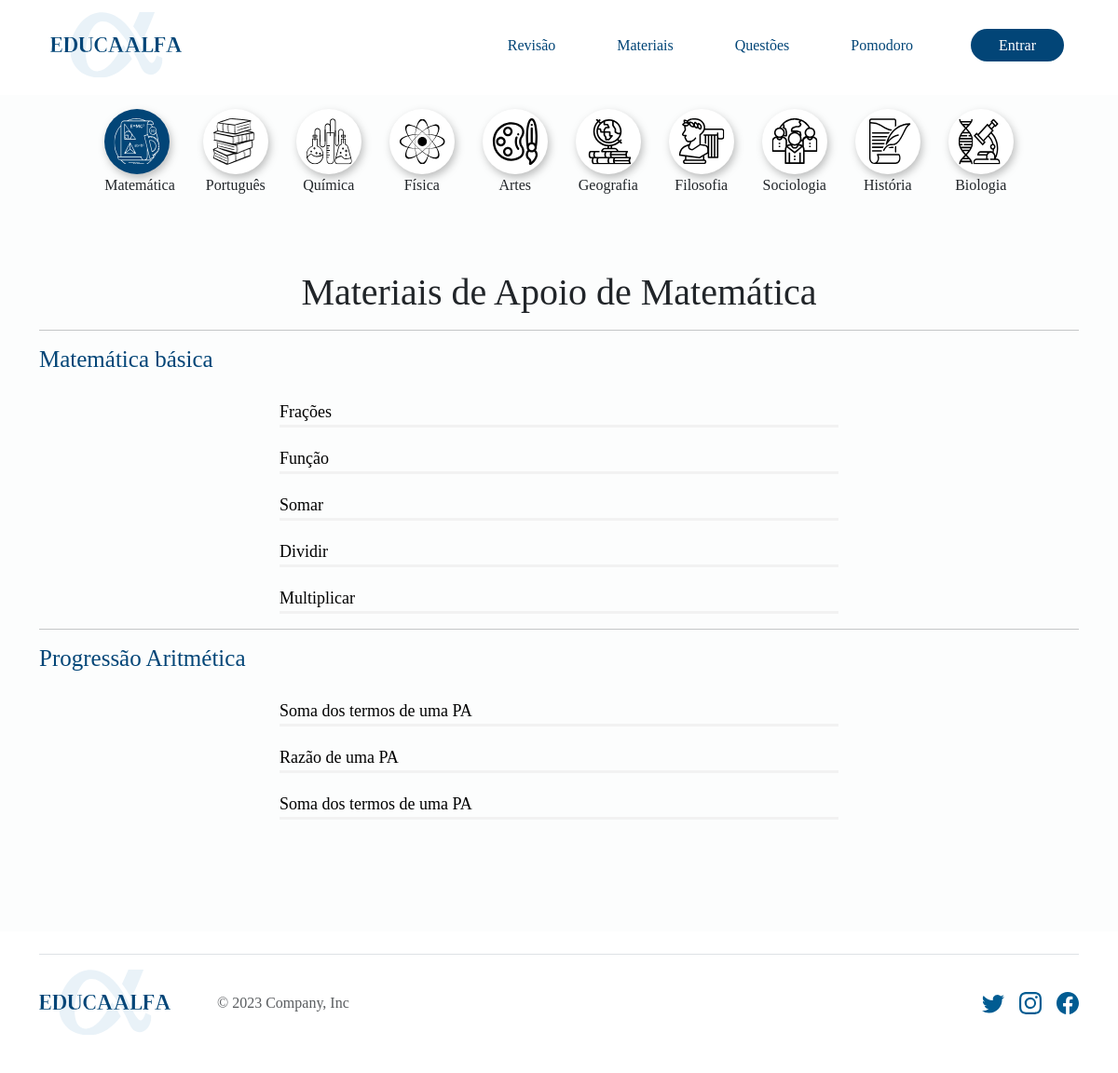
/assuntos/1/, run on the app's committed database.
### materiais/models.py (models this page shows, shortened)
class Disciplina(models.Model):
    nome = models.CharField(max_length=100, default="")
    imagem = models.FileField(upload_to='materiais/img/')

class Assunto(models.Model):
    disciplina = models.ForeignKey(Disciplina, on_delete=models.CASCADE)
    nome = models.CharField(max_length=150, default="")

class Conteudo(models.Model):
    disciplina = models.ForeignKey(Disciplina, on_delete=models.CASCADE)
    assunto = models.ForeignKey(Assunto, on_delete=models.CASCADE)
    nome = models.CharField(max_length=250)

### materiais/views.py (the view)
# urls.py: path('assuntos/<int:id>/', lista_assuntos, name='lista_assuntos'),
def lista_assuntos(request, id):
    disciplinas = Disciplina.objects.all()
    disciplina = get_object_or_404(Disciplina, pk=id)
    assuntos = Assunto.objects.filter(disciplina=disciplina)
    conteudos = Conteudo.objects.filter(disciplina=disciplina)
    context = {
        'disciplinas': disciplinas,
        'disciplina': disciplina,
        'assuntos': assuntos,
        'conteudos': conteudos
    }
    return render(request, 'materiais/lista_assuntos.html', context)

### materiais/templates/materiais/lista_assuntos.html (shortened to what this page needs)
{% extends 'base.html' %}
{% load static %}
{% block head%}
<link rel="stylesheet" href="{% static 'materiais\css\style.css' %}">
{% endblock %}
{% block content %}
<div class="grupodisc" >
    {% for disciplina in disciplinas %}
    <div class="grupimgea">
        <div class="fundo" {% if disciplina.id == request.resolver_match.kwargs.id %} id="corfundo"{% endif %}>
            <a href="{% url 'lista_assuntos' disciplina.id %}" >
                <img width="50px" height="50px" src="{{ disciplina.imagem.url }}" alt="" >
            </a>
        </div>
        <p class="d-flex justify-content-center">{{ disciplina.nome }}</p>
    </div>
    {% endfor %}
</div>
<h1 class="d-flex justify-content-center mt-5"> Materiais de Apoio de {{disciplina.nome}}</h1>
{% for assunto in assuntos %}
<hr class="linhaassunto ">
<h3 class="assuntonome">{{ assunto.nome }}</h3>
{% for conteudo in conteudos %}
<div class="d-flex justify-content-center">
    {% if conteudo.assunto.id == assunto.id %}
    <a class="likconteudo" href="{% url 'lista_materiais' conteudo.id %}">
        {{ conteudo.nome }}
    </a>
    {% endif %}
</div>
{% endfor %}
{% endfor %}
<br><br><br><br><br>
{% endblock %}

### materiais/static/materiais/css/style.css (style rules this page uses)
.linhaassunto { background: rgba(2, 69, 119, 0.05); }
.likconteudo { color: #000; text-decoration: none; font-size: 18px; border-bottom: 3px solid #F2F2F2; width: 600px; margin-top: 20px; }
.assuntonome { color: #024577; font-size: 25px; }
p { text-align: justify; }
.grupodisc { display: flex; flex-wrap: wrap; justify-content: center; margin: 5px; }
.grupimgea { padding: 15px; text-align: center; }
.fundo { background-color: #fff; filter: drop-shadow(2px 4px 4px rgba(0, 0, 0, 0.25)); width: 70px; height: 70px; display: flex; align-items: center; justify-content: center; border-radius: 60px ; }
#corfundo { background-color: #024577 !important; }
#corfundo img { filter: invert(100%); }

### static/css/style.css (style rules this page uses)
:root { --cor-1: #001B48; --cor-2: #024577; --cor-3: #015C92; --cor-4: #2d82B5; --cor-5: #018ABE; --cor-6: #97C4D8; --cor-7: #88CDF6; --cor-8: #B6E6FF; --cor-9: #D6E8EE; --cor-10: #ECEFF1; }
* { font-family: 'Merriweather'; }
p { font-size: 16px; font-weight: 400; }

### data on the page
Disciplina: imagem (picture), nome "Matemática"
Disciplina: imagem (picture), nome "Português"
Disciplina: imagem (picture), nome "Química"
Disciplina: imagem (picture), nome "Física"
Disciplina: imagem (picture), nome "Artes"
Disciplina: imagem (picture), nome "Geografia"
Disciplina: imagem (picture), nome "Filosofia"
Disciplina: imagem (picture), nome "Sociologia"
Disciplina: imagem (picture), nome "História"
Disciplina: imagem (picture), nome "Biologia"
Assunto: nome "Matemática básica"
Conteudo: nome "Frações"
Conteudo: nome "Função"
Conteudo: nome "Somar"
Conteudo: nome "Dividir"
Conteudo: nome "Multiplicar"
Assunto: nome "Progressão Aritmética"
Conteudo: nome "Soma dos termos de uma PA"
Conteudo: nome "Razão de uma PA"
Conteudo: nome "Soma dos termos de uma PA"
